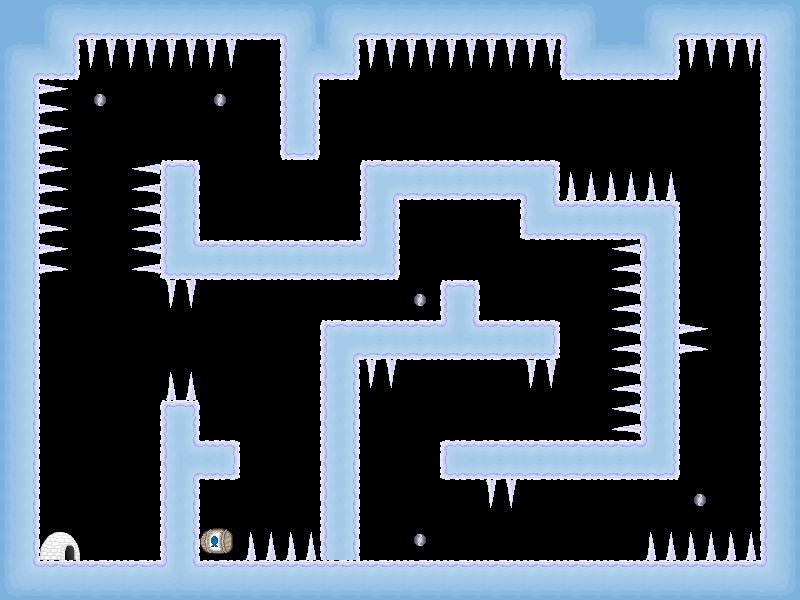

Rendered tile map (Tiled .tmx) drawn with the repository's tilesets; below, a short description and the map source with its tile grids summarised:
An orthogonal 20x15 tile map with 40x40 px tiles, 1 tile layer (Kachelebene 1), 4 tilesets.

<map version="1.0" orientation="orthogonal" width="20" height="15" tilewidth="40" tileheight="40">
 <tileset firstgid="1" name="Objekte" tilewidth="40" tileheight="40">
  <image source="Objekte.png" width="160" height="120" />
  <tile id="0">
   <properties>
    <property name="die" value="true" />
    <property name="id" value="14" />
   </properties>
  </tile>
  <tile id="1">
   <properties>
    <property name="die" value="true" />
    <property name="id" value="15" />
   </properties>
  </tile>
  <tile id="2">
   <properties>
    <property name="die" value="true" />
    <property name="id" value="16" />
   </properties>
  </tile>
  <tile id="3">
   <properties>
    <property name="die" value="true" />
    <property name="id" value="17" />
   </properties>
  </tile>
  <tile id="4">
   <properties>
    <property name="id" value="18" />
    <property name="level" value="true" />
   </properties>
  </tile>
  <tile id="5">
   <properties>
    <property name="id" value="19" />
    <property name="level" value="true" />
   </properties>
  </tile>
  <tile id="6">
   <properties>
    <property name="id" value="20" />
    <property name="level" value="true" />
   </properties>
  </tile>
  <tile id="7">
   <properties>
    <property name="id" value="21" />
    <property name="level" value="true" />
   </properties>
  </tile>
  <tile id="8">
   <properties>
    <property name="fish" value="true" />
    <property name="id" value="22" />
   </properties>
  </tile>
  <tile id="9">
   <properties>
    <property name="fish" value="true" />
    <property name="id" value="23" />
   </properties>
  </tile>
  <tile id="10">
   <properties>
    <property name="fish" value="true" />
    <property name="id" value="24" />
   </properties>
  </tile>
  <tile id="11">
   <properties>
    <property name="fish" value="true" />
    <property name="id" value="25" />
   </properties>
  </tile>
 </tileset>
 <tileset firstgid="13" name="Personen" tilewidth="40" tileheight="40">
  <image source="Personen.png" width="160" height="160" />
 </tileset>
 <tileset firstgid="29" name="Texturen" tilewidth="40" tileheight="40">
  <image source="Texturen.png" width="160" height="480" />
  <tile id="0">
   <properties>
    <property name="blocked" value="true" />
    <property name="id" value="0" />
   </properties>
  </tile>
  <tile id="1">
   <properties>
    <property name="blocked" value="true" />
    <property name="id" value="1" />
   </properties>
  </tile>
  <tile id="2">
   <properties>
    <property name="blocked" value="true" />
    <property name="id" value="3" />
   </properties>
  </tile>
  <tile id="3">
   <properties>
    <property name="blocked" value="true" />
    <property name="id" value="4" />
   </properties>
  </tile>
  <tile id="4">
   <properties>
    <property name="blocked" value="true" />
    <property name="id" value="5" />
   </properties>
  </tile>
  <tile id="5">
   <properties>
    <property name="blocked" value="true" />
    <property name="id" value="6" />
   </properties>
  </tile>
  <tile id="6">
   <properties>
    <property name="blocked" value="true" />
    <property name="id" value="7" />
   </properties>
  </tile>
  <tile id="7">
   <properties>
    <property name="blocked" value="true" />
    <property name="id" value="8" />
   </properties>
  </tile>
  <tile id="8">
   <properties>
    <property name="blocked" value="true" />
    <property name="id" value="9" />
   </properties>
  </tile>
  <tile id="9">
   <properties>
    <property name="blocked" value="true" />
    <property name="id" value="10" />
   </properties>
  </tile>
  <tile id="10">
   <properties>
    <property name="blocked" value="true" />
    <property name="id" value="11" />
   </properties>
  </tile>
  <tile id="11">
   <properties>
    <property name="blocked" value="true" />
    <property name="id" value="12" />
   </properties>
  </tile>
  <tile id="12">
   <properties>
    <property name="blocked" value="true" />
    <property name="id" value="13" />
   </properties>
  </tile>
  <tile id="13">
   <properties>
    <property name="blocked" value="true" />
    <property name="id" value="27" />
   </properties>
  </tile>
  <tile id="14">
   <properties>
    <property name="blocked" value="true" />
    <property name="id" value="28" />
   </properties>
  </tile>
  <tile id="15">
   <properties>
    <property name="blocked" value="true" />
    <property name="id" value="29" />
   </properties>
  </tile>
  <tile id="16">
   <properties>
    <property name="blocked" value="true" />
    <property name="id" value="30" />
   </properties>
  </tile>
  <tile id="17">
   <properties>
    <property name="blocked" value="true" />
    <property name="id" value="31" />
   </properties>
  </tile>
  <tile id="18">
   <properties>
    <property name="blocked" value="true" />
    <property name="id" value="32" />
   </properties>
  </tile>
  <tile id="19">
   <properties>
    <property name="blocked" value="true" />
    <property name="id" value="33" />
   </properties>
  </tile>
  <tile id="20">
   <properties>
    <property name="blocked" value="true" />
    <property name="id" value="34" />
   </properties>
  </tile>
  <tile id="21">
   <properties>
    <property name="blocked" value="true" />
    <property name="id" value="35" />
   </properties>
  </tile>
  <tile id="22">
   <properties>
    <property name="blocked" value="true" />
    <property name="id" value="36" />
   </properties>
  </tile>
  <tile id="23">
   <properties>
    <property name="blocked" value="true" />
    <property name="id" value="37" />
   </properties>
  </tile>
  <tile id="24">
   <properties>
    <property name="blocked" value="true" />
    <property name="id" value="38" />
   </properties>
  </tile>
  <tile id="25">
   <properties>
    <property name="blocked" value="true" />
    <property name="id" value="39" />
   </properties>
  </tile>
  <tile id="26">
   <properties>
    <property name="blocked" value="true" />
    <property name="id" value="40" />
   </properties>
  </tile>
  <tile id="27">
   <properties>
    <property name="blocked" value="true" />
    <property name="id" value="41" />
   </properties>
  </tile>
  <tile id="28">
   <properties>
    <property name="blocked" value="true" />
    <property name="id" value="42" />
   </properties>
  </tile>
  <tile id="29">
   <properties>
    <property name="blocked" value="true" />
    <property name="id" value="43" />
   </properties>
  </tile>
  <tile id="30">
   <properties>
    <property name="blocked" value="true" />
    <property name="id" value="44" />
   </properties>
  </tile>
  <tile id="31">
   <properties>
    <property name="blocked" value="true" />
    <property name="id" value="45" />
   </properties>
  </tile>
  <tile id="32">
   <properties>
    <property name="blocked" value="true" />
    <property name="id" value="46" />
   </properties>
  </tile>
  <tile id="33">
   <properties>
    <property name="blocked" value="true" />
    <property name="id" value="47" />
   </properties>
  </tile>
  <tile id="34">
   <properties>
    <property name="blocked" value="true" />
    <property name="id" value="48" />
   </properties>
  </tile>
  <tile id="35">
   <properties>
    <property name="blocked" value="true" />
    <property name="id" value="49" />
   </properties>
  </tile>
  <tile id="36">
   <properties>
    <property name="blocked" value="true" />
    <property name="id" value="50" />
   </properties>
  </tile>
  <tile id="37">
   <properties>
    <property name="blocked" value="true" />
    <property name="id" value="51" />
   </properties>
  </tile>
  <tile id="38">
   <properties>
    <property name="blocked" value="true" />
    <property name="id" value="52" />
   </properties>
  </tile>
  <tile id="39">
   <properties>
    <property name="blocked" value="true" />
    <property name="id" value="53" />
   </properties>
  </tile>
  <tile id="40">
   <properties>
    <property name="blocked" value="true" />
    <property name="id" value="54" />
   </properties>
  </tile>
  <tile id="41">
   <properties>
    <property name="blocked" value="true" />
    <property name="id" value="55" />
   </properties>
  </tile>
  <tile id="42">
   <properties>
    <property name="blocked" value="true" />
    <property name="id" value="56" />
   </properties>
  </tile>
  <tile id="43">
   <properties>
    <property name="blocked" value="true" />
    <property name="id" value="57" />
   </properties>
  </tile>
  <tile id="44">
   <properties>
    <property name="blocked" value="true" />
    <property name="id" value="58" />
   </properties>
  </tile>
  <tile id="45">
   <properties>
    <property name="blocked" value="true" />
    <property name="id" value="59" />
   </properties>
  </tile>
  <tile id="46">
   <properties>
    <property name="blocked" value="true" />
    <property name="id" value="60" />
   </properties>
  </tile>
 </tileset>
 <tileset firstgid="77" name="Eissturm" tilewidth="40" tileheight="40">
  <image source="Eissturm.png" width="40" height="40" />
  <tile id="0">
   <properties>
    <property name="id" value="26" />
    <property name="rotate" value="true" />
   </properties>
  </tile>
 </tileset>
 <layer name="Kachelebene 1" width="20" height="15">
  <properties>
   <property name="id" value="0" />
  </properties>
  <data>[300 cells, 165 non-empty, 32 distinct tile ids]</data>
 </layer>
 <objectgroup name="Objektebene 1" width="20" height="15">
  <properties>
   <property name="id" value="1" />
  </properties>
 </objectgroup>
</map>
